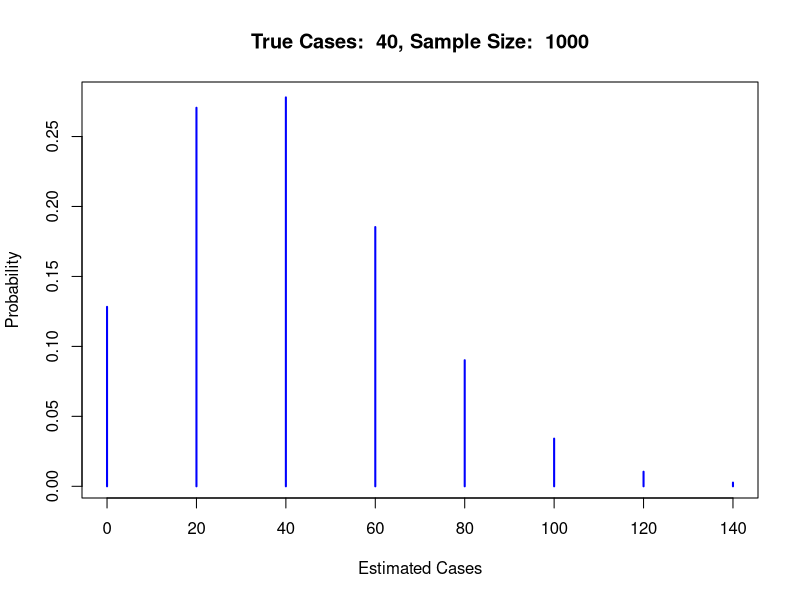
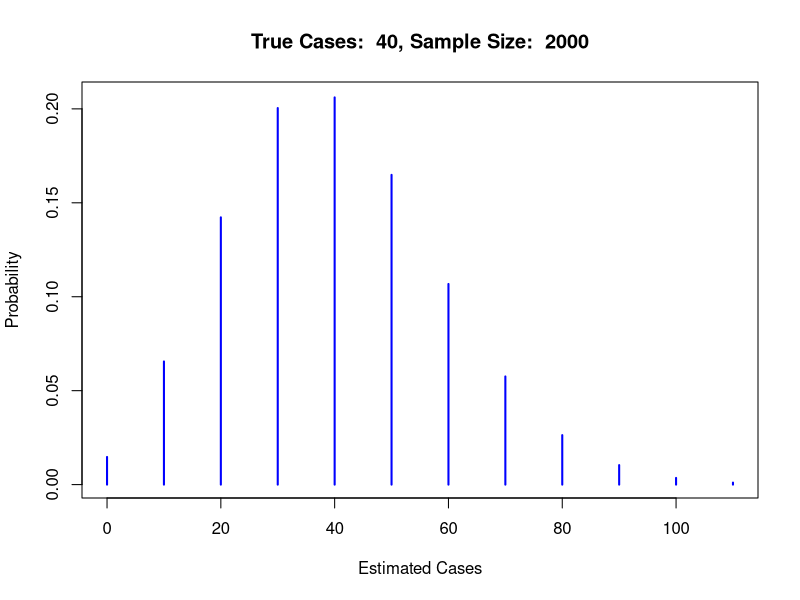
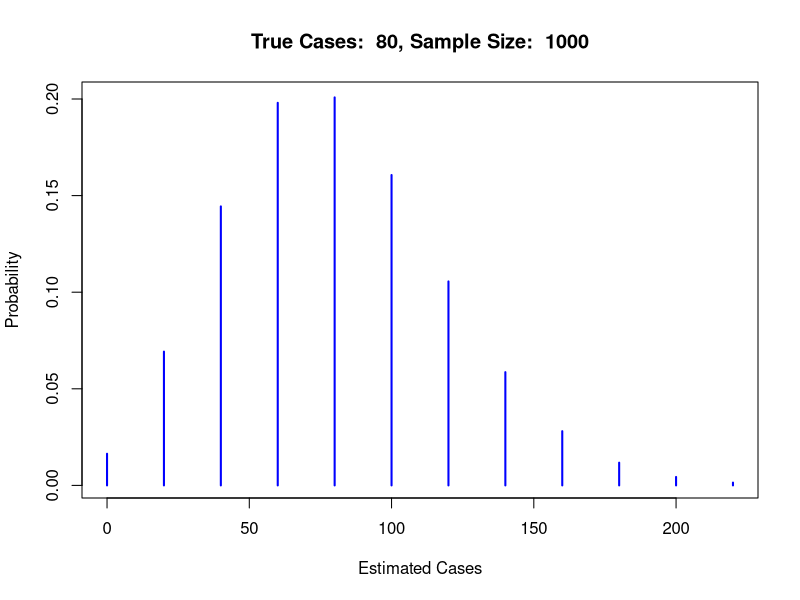

Recreate these plots in R, in order.
## ---- chunk 1
knitr::opts_chunk$set(echo = TRUE)
## ---- chunk 2
get_pool_fraction <- function(pool_size, prob_positive) {
  1 / pool_size + 1 - (1 - prob_positive)^pool_size
}
get_pool_tests <- function(n, pool_size, prob_positive) {
  round(n * get_pool_fraction(pool_size, prob_positive))
}
## ---- chunk 3
N <- 20000
cases <- (2:10) * 10 
prevalence <- 100 * cases / N
n_tests <- round((20000 + 1) / (cases + 1))
foo <- as.data.frame(cbind(cases, prevalence, n_tests))
knitr::kable(foo, col.names = c('#Cases ($C$)', 'Prevalence (%)', 'Expected #Samples'),
             caption = 'Expected number of samples before the first positive result under random sampling without replacement from a population of size 20,000.')
## ---- chunk 4
p1 <- 20/20000
p2 <- 100/20000
k <- 6
c(1 / k + 1 - (1 - p1)^k, 1 / k + 1 - (1 - p2)^k)
## ---- chunk 5
get_power <- function(n, p, p0, alpha = 0.1) {
  mu <- (p - p0) / sqrt(p0 * (1 - p0) /n)
  s <- sqrt(p * (1 - p) / (p0 * (1 - p0)))
  alpha <- 0.1
  critical_value <- qnorm(0.9)
  return(1 - pnorm(critical_value, mu, s))
}
get_power(1000, p = 100/20000, p0 = 20/20000)
get_power(1400, p = 40/20000, p0 = 20/20000)
get_power(1400, p = 80/20000, p0 = 20/20000)
get_power(1400, p = 160/20000, p0 = 20/20000)
## ---- chunk 6
plot_C_hat <- function(n, C, N = 20000) {
  lower <- qhyper(0.001, C, N - C, n)
  upper <- qhyper(0.999, C, N - C, n)
  C_hat <- N * lower:upper / n
  prob_C_hat <- dhyper(lower:upper, C, N - C, n)
  title1 <- paste('True Cases: ', bquote(.(C)))
  title2 <- paste('Sample Size: ', bquote(.(n)))
  mytitle <- paste0(title1, ', ', title2)
  plot(C_hat, prob_C_hat, type = 'h', ylab = 'Probability', xlab = 'Estimated Cases',
       col = 'blue', lwd = 2, main = mytitle)
}
plot_C_hat(1000, 40)
## ---- chunk 7
d_C_hat <- function(x, n, C, N = 20000) {
  dhyper(n * x / N, C, N - C, n)
}
## ---- chunk 8
plot_C_hat(2000, 40)
## ---- chunk 9
plot_C_hat(1000, 80)
